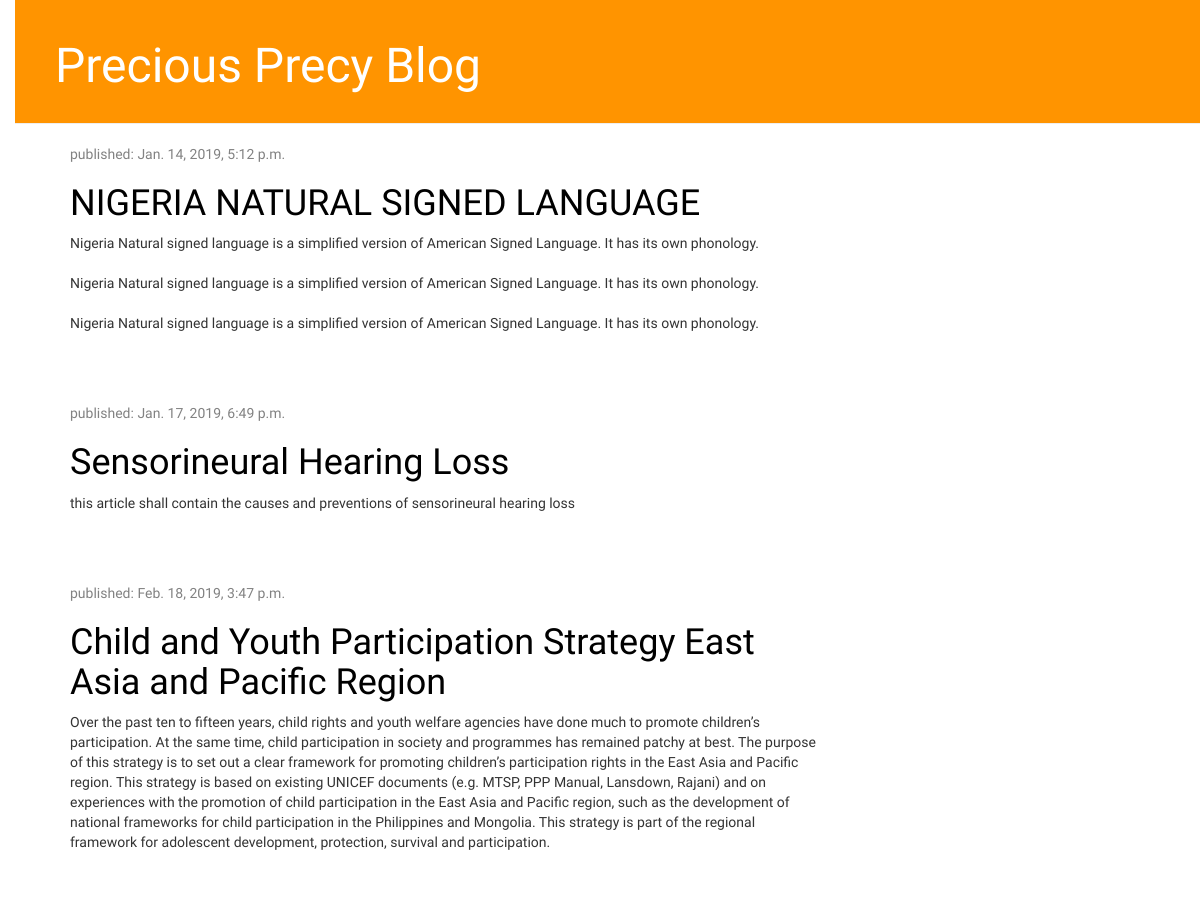
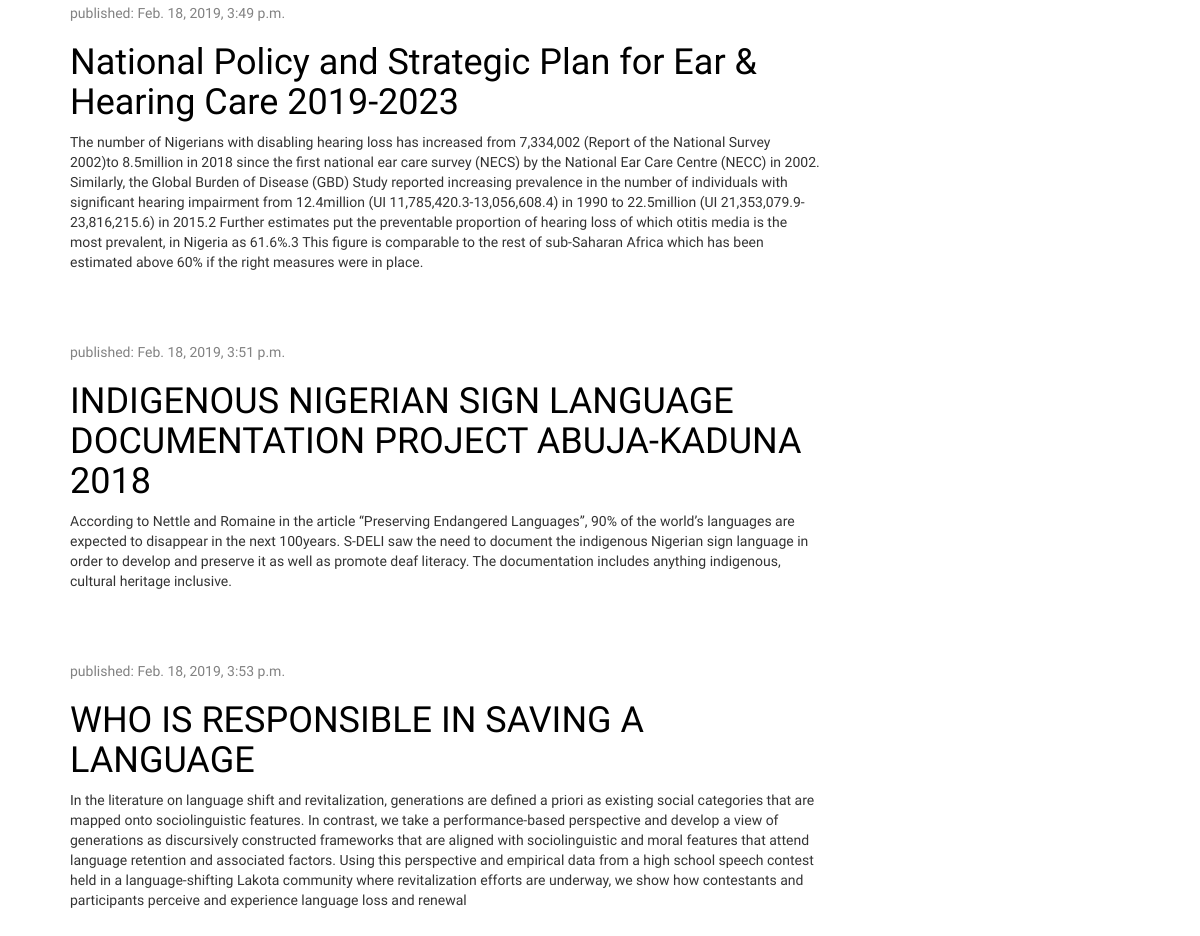
The page / on the database its author committed (2 pictures, top to bottom).
### blog/models.py (models this page shows, shortened)
class Post(models.Model):
    author = models.ForeignKey('auth.User', on_delete=models.CASCADE)
    title = models.CharField(max_length=200)
    text = models.TextField()
    created_date = models.DateTimeField(
            default=timezone.now)
    published_date = models.DateTimeField(
            blank=True, null=True)

### blog/views.py (the view)
# urls.py: path('', views.post_list, name='post_list'),
def post_list(request):
    posts = Post.objects.filter(published_date__lte=timezone.now()).order_by('published_date')
    return render(request, 'blog/post_list.html', {'posts': posts})

### blog/templates/blog/post_list.html (shortened to what this page needs)
{% load static %}
<html>
<head>
    <link rel="stylesheet" href="//maxcdn.bootstrapcdn.com/bootstrap/3.2.0/css/bootstrap.min.css">
    <link rel="stylesheet" href="//maxcdn.bootstrapcdn.com/bootstrap/3.2.0/css/bootstrap-theme.min.css">
    <link rel="stylesheet" href="{% static 'css/blog.css' %}">
    <link rel="stylesheet" href="//maxcdn.bootstrapcdn.com/bootstrap/3.2.0/css/bootstrap.min.css">
    <link rel="stylesheet" href="//maxcdn.bootstrapcdn.com/bootstrap/3.2.0/css/bootstrap-theme.min.css">
    <link rel="stylesheet" href="{% static 'css/blog.css' %}">
</head>
<body>
    <div class="page-header">
        <h1><a href="/">Precious Precy Blog</a></h1>
    </div>
    <div class="content container">
        <div class="row">
            <div class="col-md-8">
                {% for post in posts %}
                <div class="post">
                    <div class="date">
                        <p>published: {{ post.published_date }}</p>
                    </div>
                    <h1><a href="">{{ post.title }}</a></h1>
                    <p>{{ post.text|linebreaksbr }}</p>
                </div>
                {% endfor %}
            </div>
        </div>
    </div>
</body>
</html>

### blog/static/css/blog.css (style rules this page uses)
body { padding-left: 15px; font-family: "lobster"; }
h1 a { color: #FCA205; }
.page-header { background-color: #ff9400; margin-top: 0; padding: 20px 20px 20px 40px; }
.page-header h1, .page-header h1 a, .page-header h1 a:visited, .page-header h1 a:active { color: #ffffff; font-size: 36pt; text-decoration: none; }
.content { margin-left: 40px; }
h1, h2, h3, h4 { font-family: 'Lobster', cursive; }
.date { color: #828282; }
.post { margin-bottom: 70px; }
.post h1 a, .post h1 a:visited { color: #000000; }

### rows shown on the page
Post: published_date "Jan. 14, 2019, 5:12 p.m.", title "NIGERIA NATURAL SIGNED LANGUAGE", text "Nigeria Natural signed language is a simplified version of American Signed Language. It has its own phonology. Nigeria Natural signed language is a simplified version of American Signed Language. It has its own phonology. Nigeria Natural signed language is a simplified version of American Signed Language. It has its own phonology."
Post: published_date "Jan. 17, 2019, 6:49 p.m.", title "Sensorineural Hearing Loss", text "this article shall contain the causes and preventions of sensorineural hearing loss"
Post: published_date "Feb. 18, 2019, 3:47 p.m.", title "Child and Youth Participation Strategy East Asia and Pacific Region", text "Over the past ten to fifteen years, child rights and youth welfare agencies have done much to promote children’s participation. At the same time, child participation in society and programmes has remained patchy at best. The purpose of this strategy is to set out a clear framework for promoting children’s participation rights in the East Asia and Pacific region. This strategy is based on existing UNICEF documents (e.g. MTSP, PPP Manual, Lansdown, Rajani) and on experiences with the promotion of child participation in the East Asia and Pacific region, such as the development of national frameworks for child participation in the Philippines and Mongolia. This strategy is part of the regional…"
Post: published_date "Feb. 18, 2019, 3:49 p.m.", title "National Policy and Strategic Plan for Ear & Hearing Care 2019-2023", text "The number of Nigerians with disabling hearing loss has increased from 7,334,002 (Report of the National Survey 2002)to 8.5million in 2018 since the first national ear care survey (NECS) by the National Ear Care Centre (NECC) in 2002. Similarly, the Global Burden of Disease (GBD) Study reported increasing prevalence in the number of individuals with significant hearing impairment from 12.4million (UI 11,785,420.3-13,056,608.4) in 1990 to 22.5million (UI 21,353,079.9- 23,816,215.6) in 2015.2 Further estimates put the preventable proportion of hearing loss of which otitis media is the most prevalent, in Nigeria as 61.6%.3 This figure is comparable to the rest of sub-Saharan Africa which has…"
Post: published_date "Feb. 18, 2019, 3:51 p.m.", title "INDIGENOUS NIGERIAN SIGN LANGUAGE DOCUMENTATION PROJECT ABUJA-KADUNA 2018", text "According to Nettle and Romaine in the article “Preserving Endangered Languages”, 90% of the world’s languages are expected to disappear in the next 100years. S-DELI saw the need to document the indigenous Nigerian sign language in order to develop and preserve it as well as promote deaf literacy. The documentation includes anything indigenous, cultural heritage inclusive."
Post: published_date "Feb. 18, 2019, 3:53 p.m.", title "WHO IS RESPONSIBLE IN SAVING A LANGUAGE", text "In the literature on language shift and revitalization, generations are defined a priori as existing social categories that are mapped onto sociolinguistic features. In contrast, we take a performance‐based perspective and develop a view of generations as discursively constructed frameworks that are aligned with sociolinguistic and moral features that attend language retention and associated factors. Using this perspective and empirical data from a high school speech contest held in a language‐shifting Lakota community where revitalization efforts are underway, we show how contestants and participants perceive and experience language loss and renewal"
